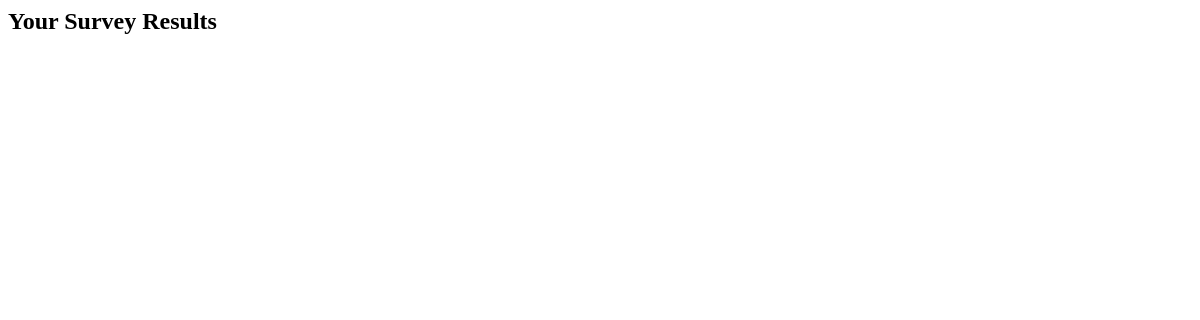
Page /survey/result/ on the earlier database version.
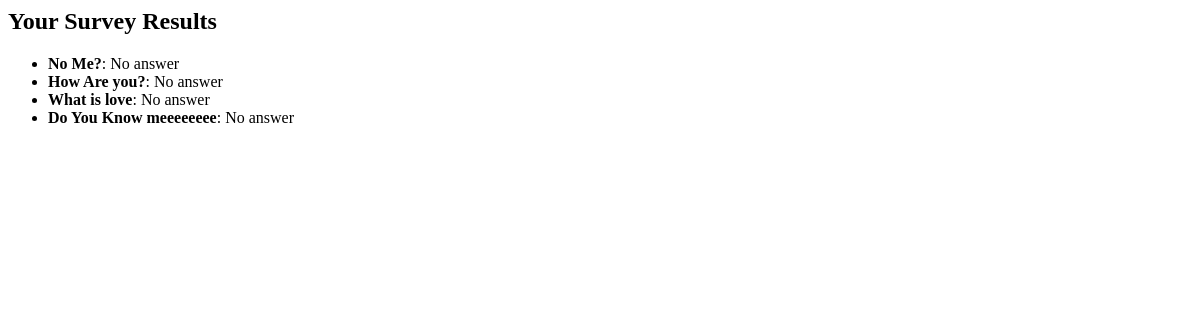
Same page on the later database version.
### apps/custom_design/models.py (models this page shows, shortened)
class SurveyQuestion(models.Model):
    question_text = RichTextField()
    order = models.PositiveIntegerField(default=0)  # To control question order

### apps/custom_design/views.py (the view)
# urls.py: path('survey/result/', survey_result_view, name='survey_result'),
def survey_result_view(request):
    answers = {}
    for question in SurveyQuestion.objects.all().order_by('order'):
        selected_option_id = request.session.get(f'answer_{question.order}')
        if selected_option_id:
            selected_text = question.options.get(id=selected_option_id).option_text
            answers[question.question_text] = selected_text
        else:
            answers[question.question_text] = "No answer"
    return render(request, 'result.html', {'answers': answers})

### project/context_processors.py (called while the page is built)
def my_setting(request):
    return {'MY_SETTING': settings}

def environment(request):
    return {'ENVIRONMENT': settings.ENVIRONMENT}

### apps/custom_design/templates/result.html
<h2>Your Survey Results</h2>
<ul>
  {% for question, answer in answers.items %}
    <li><strong>{{ question }}</strong>: {{ answer }}</li>
  {% endfor %}
</ul>

Differences in the rows shown:
added SurveyQuestion: answers "No Me?"
added SurveyQuestion: answers "How Are you?"
added SurveyQuestion: answers "What is love"
added SurveyQuestion: answers "Do You Know meeeeeeee"
Other differences:
new list line: ": No answer"
